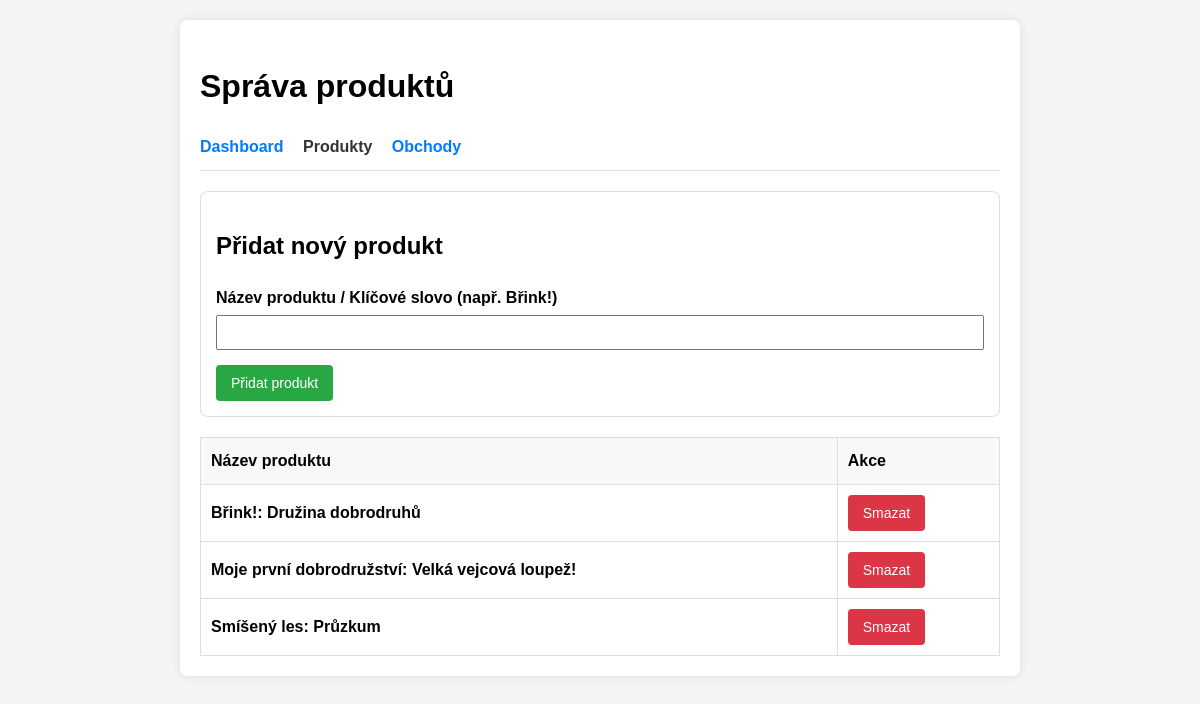
Page /admin_products.php (signed in) on the earlier database version.
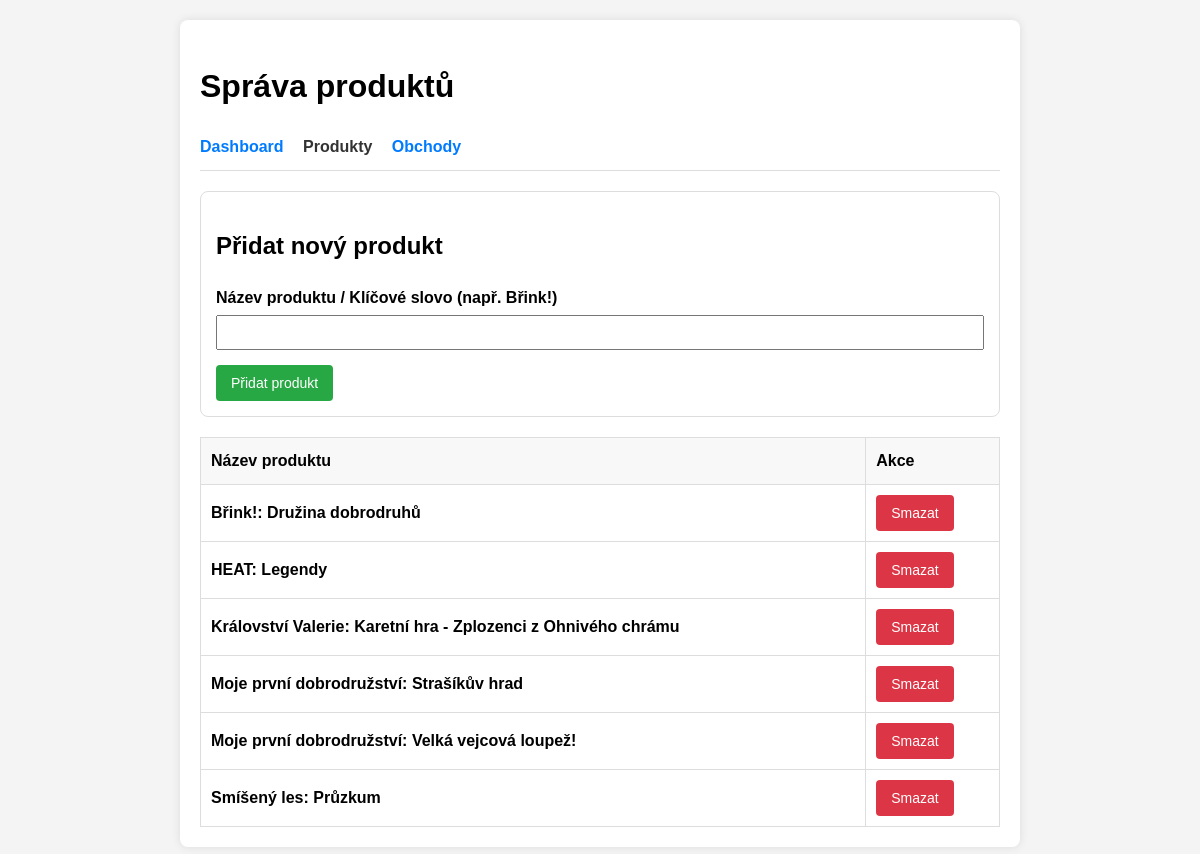
Same page on the later database version.
### tables this page shows
CREATE TABLE products (
    id INTEGER PRIMARY KEY AUTOINCREMENT,
    user_id INTEGER NOT NULL,
    name TEXT NOT NULL,
    active INTEGER DEFAULT 1,
    created_at DATETIME DEFAULT CURRENT_TIMESTAMP,
    FOREIGN KEY (user_id) REFERENCES users(id)
);

### db.php (called while the page is built, shortened)
<?php
function getProducts($db, $userId) {
    $stmt = $db->prepare("SELECT * FROM products WHERE user_id = ? ORDER BY name ASC");
    $stmt->execute([$userId]);
    return $stmt->fetchAll(PDO::FETCH_ASSOC);
}

### admin_products.php (the view, shortened to what this page needs)
<?php
require_once 'db.php';
$userId = $_SESSION['user_id'];
$products = getProducts($db, $userId);
?>
<!DOCTYPE html>
<html lang="cs">
<head>
</head>
<body>
    <div class="container">
        <h1>Správa produktů</h1>
        <nav>
            <a href="index.php">Dashboard</a>
            <a href="admin_products.php" style="color:#333">Produkty</a>
            <a href="admin_stores.php">Obchody</a>
        </nav>
        <div class="card">
            <h2>Přidat nový produkt</h2>
            <form method="POST">
                <div class="form-group">
                    <label>Název produktu / Klíčové slovo (např. Břink!)</label>
                    <input type="text" name="name" required>
                </div>
                <button type="submit" class="btn-primary">Přidat produkt</button>
            </form>
        </div>
        <table>
            <thead>
                <tr>
                    <th>Název produktu</th>
                    <th>Akce</th>
                </tr>
            </thead>
            <tbody>
                <?php foreach ($products as $p): ?>
                <tr>
                    <td><strong><?php echo htmlspecialchars($p['name']); ?></strong></td>
                    <td>
                        <form method="POST" style="display:inline;" onsubmit="return confirm('Smazat produkt a všechny nalezené výsledky?');">
                            <button type="submit" class="btn-danger">Smazat</button>
                        </form>
                    </td>
                </tr>
                <?php endforeach; ?>
            </tbody>
        </table>
    </div>
</body>
</html>

### admin_products.php (style rules this page uses)
body { font-family: sans-serif; line-height: 1.6; margin: 20px; background: #f4f4f4; }
.container { max-width: 800px; margin: auto; background: #fff; padding: 20px; border-radius: 8px; box-shadow: 0 0 10px rgba(0,0,0,0.1); }
.form-group { margin-bottom: 15px; }
label { display: block; font-weight: bold; margin-bottom: 5px; }
input[type="text"] { width: 100%; padding: 8px; box-sizing: border-box; }
button { padding: 10px 15px; border: none; border-radius: 4px; cursor: pointer; font-size: 14px; }
.btn-primary { background: #28a745; color: #fff; }
.btn-danger { background: #dc3545; color: #fff; }
nav { margin-bottom: 20px; border-bottom: 1px solid #ddd; padding-bottom: 10px; }
nav a { margin-right: 15px; text-decoration: none; color: #007bff; font-weight: bold; }
table { width: 100%; border-collapse: collapse; margin-top: 20px; }
th, td { padding: 10px; border: 1px solid #ddd; text-align: left; }
th { background: #f8f8f8; }
.card { border: 1px solid #ddd; padding: 15px; border-radius: 8px; margin-bottom: 20px; }

Differences in the rows shown:
added products: name "HEAT: Legendy"
added products: name "Království Valerie: Karetní hra - Zplozenci z Ohnivého chrámu"
added products: name "Moje první dobrodružství: Strašíkův hrad"
